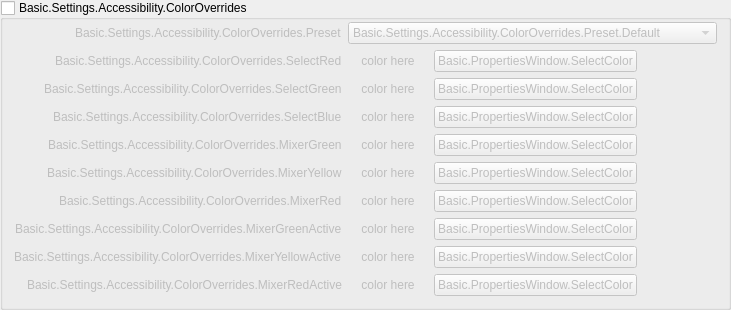
                <widget class="QGroupBox" name="colorsGroupBox">
                 <property name="title">
                  <string>Basic.Settings.Accessibility.ColorOverrides</string>
                 </property>
                 <property name="checkable">
                  <bool>true</bool>
                 </property>
                 <property name="checked">
                  <bool>false</bool>
                 </property>
                 <layout class="QFormLayout" name="formLayout_8">
                  <property name="fieldGrowthPolicy">
                   <enum>QFormLayout::AllNonFixedFieldsGrow</enum>
                  </property>
                  <property name="labelAlignment">
                   <set>Qt::AlignRight|Qt::AlignTrailing|Qt::AlignVCenter</set>
                  </property>
                  <property name="topMargin">
                   <number>2</number>
                  </property>
                  <item row="0" column="0">
                   <widget class="QLabel" name="colorPresetLabel">
                    <property name="text">
                     <string>Basic.Settings.Accessibility.ColorOverrides.Preset</string>
                    </property>
                    <property name="buddy">
                     <cstring>colorPreset</cstring>
                    </property>
                   </widget>
                  </item>
                  <item row="0" column="1">
                   <widget class="QComboBox" name="colorPreset">
                    <item>
                     <property name="text">
                      <string>Basic.Settings.Accessibility.ColorOverrides.Preset.Default</string>
                     </property>
                    </item>
                    <item>
                     <property name="text">
                      <string>Basic.Settings.Accessibility.ColorOverrides.Preset.ColorBlind1</string>
                     </property>
                    </item>
                    <item>
                     <property name="text">
                      <string>Basic.Settings.Accessibility.ColorOverrides.Preset.Custom</string>
                     </property>
                    </item>
                   </widget>
                  </item>
                  <item row="1" column="0">
                   <widget class="QLabel" name="colorSelectLabel_1">
                    <property name="text">
                     <string>Basic.Settings.Accessibility.ColorOverrides.SelectRed</string>
                    </property>
                    <property name="buddy">
                     <cstring>choose1</cstring>
                    </property>
                   </widget>
                  </item>
                  <item row="1" column="1">
                   <layout class="QHBoxLayout" name="colorSelectLayout_1">
                    <property name="leftMargin">
                     <number>0</number>
                    </property>
                    <property name="topMargin">
                     <number>0</number>
                    </property>
                    <property name="rightMargin">
                     <number>0</number>
                    </property>
                    <property name="bottomMargin">
                     <number>0</number>
                    </property>
                    <item>
                     <widget class="QLabel" name="color1">
                      <property name="sizePolicy">
                       <sizepolicy hsizetype="Preferred" vsizetype="Preferred">
                        <horstretch>0</horstretch>
                        <verstretch>0</verstretch>
                       </sizepolicy>
                      </property>
                      <property name="minimumSize">
                       <size>
                        <width>80</width>
                        <height>0</height>
                       </size>
                      </property>
                      <property name="maximumSize">
                       <size>
                        <width>16777215</width>
                        <height>16777215</height>
                       </size>
                      </property>
                      <property name="text">
                       <string notr="true">color here</string>
                      </property>
                      <property name="alignment">
                       <set>Qt::AlignCenter</set>
                      </property>
                     </widget>
                    </item>
                    <item>
                     <widget class="QPushButton" name="choose1">
                      <property name="minimumSize">
                       <size>
                        <width>0</width>
                        <height>0</height>
                       </size>
                      </property>
                      <property name="maximumSize">
                       <size>
                        <width>16777215</width>
                        <height>16777215</height>
                       </size>
                      </property>
                      <property name="text">
                       <string>Basic.PropertiesWindow.SelectColor</string>
                      </property>
                     </widget>
                    </item>
                    <item>
                     <spacer name="colorSpacer_1">
                      <property name="orientation">
                       <enum>Qt::Horizontal</enum>
                      </property>
                      <property name="sizeHint" stdset="0">
                       <size>
                        <width>40</width>
                        <height>0</height>
                       </size>
                      </property>
                     </spacer>
                    </item>
                   </layout>
                  </item>
                  <item row="2" column="0">
                   <widget class="QLabel" name="colorSelectLabel_2">
                    <property name="text">
                     <string>Basic.Settings.Accessibility.ColorOverrides.SelectGreen</string>
                    </property>
                    <property name="buddy">
                     <cstring>choose2</cstring>
                    </property>
                   </widget>
                  </item>
                  <item row="2" column="1">
                   <layout class="QHBoxLayout" name="colorSelectLayout_2">
                    <property name="leftMargin">
                     <number>0</number>
                    </property>
                    <property name="topMargin">
                     <number>0</number>
                    </property>
                    <property name="rightMargin">
                     <number>0</number>
                    </property>
                    <property name="bottomMargin">
                     <number>0</number>
                    </property>
                    <item>
                     <widget class="QLabel" name="color2">
                      <property name="sizePolicy">
                       <sizepolicy hsizetype="Preferred" vsizetype="Preferred">
                        <horstretch>0</horstretch>
                        <verstretch>0</verstretch>
                       </sizepolicy>
                      </property>
                      <property name="minimumSize">
                       <size>
                        <width>80</width>
                        <height>0</height>
                       </size>
                      </property>
                      <property name="maximumSize">
                       <size>
                        <width>16777215</width>
                        <height>16777215</height>
                       </size>
                      </property>
                      <property name="text">
                       <string notr="true">color here</string>
                      </property>
                      <property name="alignment">
                       <set>Qt::AlignCenter</set>
                      </property>
                     </widget>
                    </item>
                    <item>
                     <widget class="QPushButton" name="choose2">
                      <property name="minimumSize">
                       <size>
                        <width>0</width>
                        <height>0</height>
                       </size>
                      </property>
                      <property name="maximumSize">
                       <size>
                        <width>16777215</width>
                        <height>16777215</height>
                       </size>
                      </property>
                      <property name="text">
                       <string>Basic.PropertiesWindow.SelectColor</string>
                      </property>
                     </widget>
                    </item>
                    <item>
                     <spacer name="colorSpacer_2">
                      <property name="orientation">
                       <enum>Qt::Horizontal</enum>
                      </property>
                      <property name="sizeHint" stdset="0">
                       <size>
                        <width>40</width>
                        <height>0</height>
                       </size>
                      </property>
                     </spacer>
                    </item>
                   </layout>
                  </item>
                  <item row="3" column="0">
                   <widget class="QLabel" name="colorSelectLabel_3">
                    <property name="text">
                     <string>Basic.Settings.Accessibility.ColorOverrides.SelectBlue</string>
                    </property>
                    <property name="buddy">
                     <cstring>choose3</cstring>
                    </property>
                   </widget>
                  </item>
                  <item row="3" column="1">
                   <layout class="QHBoxLayout" name="colorSelectLayout_3">
                    <property name="leftMargin">
                     <number>0</number>
                    </property>
                    <property name="topMargin">
                     <number>0</number>
                    </property>
                    <property name="rightMargin">
                     <number>0</number>
                    </property>
                    <property name="bottomMargin">
                     <number>0</number>
                    </property>
                    <item>
                     <widget class="QLabel" name="color3">
                      <property name="sizePolicy">
                       <sizepolicy hsizetype="Preferred" vsizetype="Preferred">
                        <horstretch>0</horstretch>
                        <verstretch>0</verstretch>
                       </sizepolicy>
                      </property>
                      <property name="minimumSize">
                       <size>
                        <width>80</width>
                        <height>0</height>
                       </size>
                      </property>
                      <property name="maximumSize">
                       <size>
                        <width>16777215</width>
                        <height>16777215</height>
                       </size>
                      </property>
                      <property name="text">
                       <string notr="true">color here</string>
                      </property>
                      <property name="alignment">
                       <set>Qt::AlignCenter</set>
                      </property>
                     </widget>
                    </item>
                    <item>
                     <widget class="QPushButton" name="choose3">
                      <property name="minimumSize">
                       <size>
                        <width>0</width>
                        <height>0</height>
                       </size>
                      </property>
                      <property name="maximumSize">
                       <size>
                        <width>16777215</width>
                        <height>16777215</height>
                       </size>
                      </property>
                      <property name="text">
                       <string>Basic.PropertiesWindow.SelectColor</string>
                      </property>
                     </widget>
                    </item>
                    <item>
                     <spacer name="colorSpacer_3">
                      <property name="orientation">
                       <enum>Qt::Horizontal</enum>
                      </property>
                      <property name="sizeHint" stdset="0">
                       <size>
                        <width>40</width>
                        <height>0</height>
                       </size>
                      </property>
                     </spacer>
                    </item>
                   </layout>
                  </item>
                  <item row="4" column="0">
                   <widget class="QLabel" name="colorSelectLabel_4">
                    <property name="text">
                     <string>Basic.Settings.Accessibility.ColorOverrides.MixerGreen</string>
                    </property>
                    <property name="buddy">
                     <cstring>choose4</cstring>
                    </property>
                   </widget>
                  </item>
                  <item row="4" column="1">
                   <layout class="QHBoxLayout" name="colorSelectLayout_4">
                    <property name="leftMargin">
                     <number>0</number>
                    </property>
                    <property name="topMargin">
                     <number>0</number>
                    </property>
                    <property name="rightMargin">
                     <number>0</number>
                    </property>
                    <property name="bottomMargin">
                     <number>0</number>
                    </property>
                    <item>
                     <widget class="QLabel" name="color4">
                      <property name="sizePolicy">
                       <sizepolicy hsizetype="Preferred" vsizetype="Preferred">
                        <horstretch>0</horstretch>
                        <verstretch>0</verstretch>
                       </sizepolicy>
                      </property>
                      <property name="minimumSize">
                       <size>
                        <width>80</width>
                        <height>0</height>
                       </size>
                      </property>
                      <property name="maximumSize">
                       <size>
                        <width>16777215</width>
                        <height>16777215</height>
                       </size>
                      </property>
                      <property name="text">
                       <string notr="true">color here</string>
                      </property>
                      <property name="alignment">
                       <set>Qt::AlignCenter</set>
                      </property>
                     </widget>
                    </item>
                    <item>
                     <widget class="QPushButton" name="choose4">
                      <property name="minimumSize">
                       <size>
                        <width>0</width>
                        <height>0</height>
                       </size>
                      </property>
                      <property name="maximumSize">
                       <size>
                        <width>16777215</width>
                        <height>16777215</height>
                       </size>
                      </property>
                      <property name="text">
                       <string>Basic.PropertiesWindow.SelectColor</string>
                      </property>
                     </widget>
                    </item>
                    <item>
                     <spacer name="colorSpacer_4">
                      <property name="orientation">
                       <enum>Qt::Horizontal</enum>
                      </property>
                      <property name="sizeHint" stdset="0">
                       <size>
                        <width>40</width>
                        <height>0</height>
                       </size>
                      </property>
                     </spacer>
                    </item>
                   </layout>
                  </item>
                  <item row="5" column="0">
                   <widget class="QLabel" name="colorSelectLabel_5">
                    <property name="text">
                     <string>Basic.Settings.Accessibility.ColorOverrides.MixerYellow</string>
                    </property>
                    <property name="buddy">
                     <cstring>choose5</cstring>
                    </property>
                   </widget>
                  </item>
                  <item row="5" column="1">
                   <layout class="QHBoxLayout" name="colorSelectLayout_5">
                    <property name="leftMargin">
                     <number>0</number>
                    </property>
                    <property name="topMargin">
                     <number>0</number>
                    </property>
                    <property name="rightMargin">
                     <number>0</number>
                    </property>
                    <property name="bottomMargin">
                     <number>0</number>
                    </property>
                    <item>
                     <widget class="QLabel" name="color5">
                      <property name="sizePolicy">
                       <sizepolicy hsizetype="Preferred" vsizetype="Preferred">
                        <horstretch>0</horstretch>
                        <verstretch>0</verstretch>
                       </sizepolicy>
                      </property>
                      <property name="minimumSize">
                       <size>
                        <width>80</width>
                        <height>0</height>
                       </size>
                      </property>
                      <property name="maximumSize">
                       <size>
                        <width>16777215</width>
                        <height>16777215</height>
                       </size>
                      </property>
                      <property name="text">
                       <string notr="true">color here</string>
                      </property>
                      <property name="alignment">
                       <set>Qt::AlignCenter</set>
                      </property>
                     </widget>
                    </item>
                    <item>
                     <widget class="QPushButton" name="choose5">
                      <property name="minimumSize">
                       <size>
                        <width>0</width>
                        <height>0</height>
                       </size>
                      </property>
                      <property name="maximumSize">
                       <size>
                        <width>16777215</width>
                        <height>16777215</height>
                       </size>
                      </property>
                      <property name="text">
                       <string>Basic.PropertiesWindow.SelectColor</string>
                      </property>
                     </widget>
                    </item>
                    <item>
                     <spacer name="colorSpacer_5">
                      <property name="orientation">
                       <enum>Qt::Horizontal</enum>
                      </property>
                      <property name="sizeHint" stdset="0">
                       <size>
                        <width>40</width>
                        <height>0</height>
                       </size>
                      </property>
                     </spacer>
                    </item>
                   </layout>
                  </item>
                  <item row="6" column="0">
                   <widget class="QLabel" name="colorSelectLabel_6">
                    <property name="text">
                     <string>Basic.Settings.Accessibility.ColorOverrides.MixerRed</string>
                    </property>
                    <property name="buddy">
                     <cstring>choose6</cstring>
                    </property>
                   </widget>
                  </item>
                  <item row="6" column="1">
                   <layout class="QHBoxLayout" name="colorSelectLayout_6">
                    <property name="leftMargin">
                     <number>0</number>
                    </property>
                    <property name="topMargin">
                     <number>0</number>
                    </property>
                    <property name="rightMargin">
                     <number>0</number>
                    </property>
                    <property name="bottomMargin">
                     <number>0</number>
                    </property>
                    <item>
                     <widget class="QLabel" name="color6">
                      <property name="sizePolicy">
                       <sizepolicy hsizetype="Preferred" vsizetype="Preferred">
                        <horstretch>0</horstretch>
                        <verstretch>0</verstretch>
                       </sizepolicy>
                      </property>
                      <property name="minimumSize">
                       <size>
                        <width>80</width>
                        <height>0</height>
                       </size>
                      </property>
                      <property name="maximumSize">
                       <size>
                        <width>16777215</width>
                        <height>16777215</height>
                       </size>
                      </property>
                      <property name="text">
                       <string notr="true">color here</string>
                      </property>
                      <property name="alignment">
                       <set>Qt::AlignCenter</set>
                      </property>
                     </widget>
                    </item>
                    <item>
                     <widget class="QPushButton" name="choose6">
                      <property name="minimumSize">
                       <size>
                        <width>0</width>
                        <height>0</height>
                       </size>
                      </property>
                      <property name="maximumSize">
                       <size>
                        <width>16777215</width>
                        <height>16777215</height>
                       </size>
                      </property>
                      <property name="text">
                       <string>Basic.PropertiesWindow.SelectColor</string>
                      </property>
                     </widget>
                    </item>
                    <item>
                     <spacer name="colorSpacer_6">
                      <property name="orientation">
                       <enum>Qt::Horizontal</enum>
                      </property>
                      <property name="sizeHint" stdset="0">
                       <size>
                        <width>40</width>
                        <height>0</height>
                       </size>
                      </property>
                     </spacer>
                    </item>
                   </layout>
                  </item>
                  <item row="7" column="0">
                   <widget class="QLabel" name="colorSelectLabel_7">
                    <property name="text">
                     <string>Basic.Settings.Accessibility.ColorOverrides.MixerGreenActive</string>
                    </property>
                    <property name="buddy">
                     <cstring>choose7</cstring>
                    </property>
                   </widget>
                  </item>
                  <item row="7" column="1">
                   <layout class="QHBoxLayout" name="colorSelectLayout_7">
                    <property name="leftMargin">
                     <number>0</number>
                    </property>
                    <property name="topMargin">
                     <number>0</number>
                    </property>
                    <property name="rightMargin">
                     <number>0</number>
                    </property>
                    <property name="bottomMargin">
                     <number>0</number>
                    </property>
                    <item>
                     <widget class="QLabel" name="color7">
                      <property name="sizePolicy">
                       <sizepolicy hsizetype="Preferred" vsizetype="Preferred">
                        <horstretch>0</horstretch>
                        <verstretch>0</verstretch>
                       </sizepolicy>
                      </property>
                      <property name="minimumSize">
                       <size>
                        <width>80</width>
                        <height>0</height>
                       </size>
                      </property>
                      <property name="maximumSize">
                       <size>
                        <width>16777215</width>
                        <height>16777215</height>
                       </size>
                      </property>
                      <property name="text">
                       <string notr="true">color here</string>
                      </property>
                      <property name="alignment">
                       <set>Qt::AlignCenter</set>
                      </property>
                     </widget>
                    </item>
                    <item>
                     <widget class="QPushButton" name="choose7">
                      <property name="minimumSize">
                       <size>
                        <width>0</width>
                        <height>0</height>
                       </size>
                      </property>
                      <property name="maximumSize">
                       <size>
                        <width>16777215</width>
                        <height>16777215</height>
                       </size>
                      </property>
                      <property name="text">
                       <string>Basic.PropertiesWindow.SelectColor</string>
                      </property>
                     </widget>
                    </item>
                    <item>
                     <spacer name="colorSpacer_7">
                      <property name="orientation">
                       <enum>Qt::Horizontal</enum>
                      </property>
                      <property name="sizeHint" stdset="0">
                       <size>
                        <width>40</width>
                        <height>0</height>
                       </size>
                      </property>
                     </spacer>
                    </item>
                   </layout>
                  </item>
                  <item row="8" column="0">
                   <widget class="QLabel" name="colorSelectLabel_8">
                    <property name="text">
                     <string>Basic.Settings.Accessibility.ColorOverrides.MixerYellowActive</string>
                    </property>
                    <property name="buddy">
                     <cstring>choose8</cstring>
                    </property>
                   </widget>
                  </item>
                  <item row="8" column="1">
                   <layout class="QHBoxLayout" name="colorSelectLayout_8">
                    <property name="leftMargin">
                     <number>0</number>
                    </property>
                    <property name="topMargin">
                     <number>0</number>
                    </property>
                    <property name="rightMargin">
                     <number>0</number>
                    </property>
                    <property name="bottomMargin">
                     <number>0</number>
                    </property>
                    <item>
                     <widget class="QLabel" name="color8">
                      <property name="sizePolicy">
                       <sizepolicy hsizetype="Preferred" vsizetype="Preferred">
                        <horstretch>0</horstretch>
                        <verstretch>0</verstretch>
                       </sizepolicy>
                      </property>
                      <property name="minimumSize">
                       <size>
                        <width>80</width>
                        <height>0</height>
                       </size>
                      </property>
                      <property name="maximumSize">
                       <size>
                        <width>16777215</width>
                        <height>16777215</height>
                       </size>
                      </property>
                      <property name="text">
                       <string notr="true">color here</string>
                      </property>
                      <property name="alignment">
                       <set>Qt::AlignCenter</set>
                      </property>
                     </widget>
                    </item>
                    <item>
                     <widget class="QPushButton" name="choose8">
                      <property name="minimumSize">
                       <size>
                        <width>0</width>
                        <height>0</height>
                       </size>
                      </property>
                      <property name="maximumSize">
                       <size>
                        <width>16777215</width>
                        <height>16777215</height>
                       </size>
                      </property>
                      <property name="text">
                       <string>Basic.PropertiesWindow.SelectColor</string>
                      </property>
                     </widget>
                    </item>
                    <item>
                     <spacer name="colorSpacer_8">
                      <property name="orientation">
                       <enum>Qt::Horizontal</enum>
                      </property>
                      <property name="sizeHint" stdset="0">
                       <size>
                        <width>40</width>
                        <height>0</height>
                       </size>
                      </property>
                     </spacer>
                    </item>
                   </layout>
                  </item>
                  <item row="9" column="0">
                   <widget class="QLabel" name="colorSelectLabel_9">
                    <property name="text">
                     <string>Basic.Settings.Accessibility.ColorOverrides.MixerRedActive</string>
                    </property>
                    <property name="buddy">
                     <cstring>choose9</cstring>
                    </property>
                   </widget>
                  </item>
                  <item row="9" column="1">
                   <layout class="QHBoxLayout" name="colorSelectLayout_9">
                    <property name="leftMargin">
                     <number>0</number>
                    </property>
                    <property name="topMargin">
                     <number>0</number>
                    </property>
                    <property name="rightMargin">
                     <number>0</number>
                    </property>
                    <property name="bottomMargin">
                     <number>0</number>
                    </property>
                    <item>
                     <widget class="QLabel" name="color9">
                      <property name="sizePolicy">
                       <sizepolicy hsizetype="Preferred" vsizetype="Preferred">
                        <horstretch>0</horstretch>
                        <verstretch>0</verstretch>
                       </sizepolicy>
                      </property>
                      <property name="minimumSize">
                       <size>
                        <width>80</width>
                        <height>0</height>
                       </size>
                      </property>
                      <property name="maximumSize">
                       <size>
                        <width>16777215</width>
                        <height>16777215</height>
                       </size>
                      </property>
                      <property name="text">
                       <string notr="true">color here</string>
                      </property>
                      <property name="alignment">
                       <set>Qt::AlignCenter</set>
                      </property>
                     </widget>
                    </item>
                    <item>
                     <widget class="QPushButton" name="choose9">
                      <property name="minimumSize">
                       <size>
                        <width>0</width>
                        <height>0</height>
                       </size>
                      </property>
                      <property name="maximumSize">
                       <size>
                        <width>16777215</width>
                        <height>16777215</height>
                       </size>
                      </property>
                      <property name="text">
                       <string>Basic.PropertiesWindow.SelectColor</string>
                      </property>
                     </widget>
                    </item>
                    <item>
                     <spacer name="colorSpacer_9">
                      <property name="orientation">
                       <enum>Qt::Horizontal</enum>
                      </property>
                      <property name="sizeHint" stdset="0">
                       <size>
                        <width>40</width>
                        <height>0</height>
                       </size>
                      </property>
                     </spacer>
                    </item>
                   </layout>
                  </item>
                 </layout>
                </widget>
